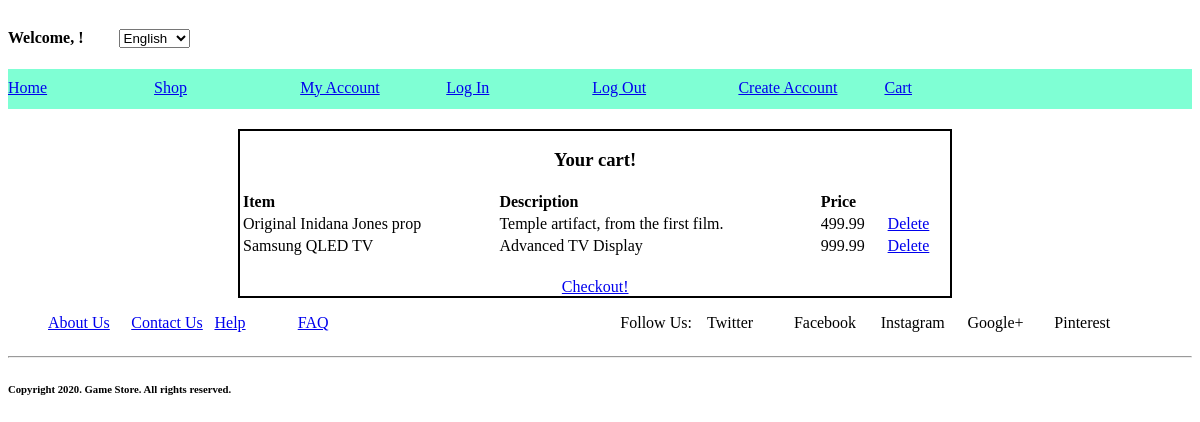
Page /cart/2 (signed in) on the committed database.
### store_app/models.py (models this page shows)
class Item(models.Model):
    item_name = models.CharField(max_length=100)
    desc = models.TextField()
    price = models.DecimalField(max_digits=6, decimal_places=2)
    user = models.ManyToManyField(User, related_name="items")
    objects = ItemManager()

### store_app/views.py (the view)
# urls.py: path('cart/<int:item_id>', views.cart),
def cart(request, item_id):
    user = User.objects.get(id=request.session['user_id'])
    cart = Item.objects.get(id=item_id)
    context = {
        "cart" : user.items.all(),
    }
    return render(request, 'cart.html',  context)

### store_app/templates/cart.html (shortened to what this page needs)
<!DOCTYPE html>
<html lang="en">
<head>
</head>
<body>
    <div id="headline">
        <h4>Welcome, {{logged_in_user.first_name}}!</h4>
        <select name="status">
            <option value="english">English</option>
        </select>
    </div>
    <div id="navbar">
        <a href="/success">Home</a>
        <a href="/electronics">Shop</a>
        <a href="/account_information">My Account</a>
        <a href="/login">Log In</a>
        <a href="/log_out">Log Out</a>
        <a href="/">Create Account</a>
        <a href="/main_cart">Cart</a>
    </div>
        <div id="orders">
            <h3>Your cart!</h3>
            <table>
                <tr>
                    <th>Item</th>
                    <th>Description</th>
                    <th>Price</th>
                </tr>
                {% for item in cart %}
                <tr>
                    <td>{{ item.item_name }}</td>
                    <td>{{ item.desc }}</td>
                    <td>{{ item.price }}</td>
                    <td><a href="/delete/{{item.id}}">Delete</a></td>
                {% endfor %}
                </tr>
            </table>
            <a href="/checkout">Checkout!</a>
        </div>
    <div id="about_us">
        <ul>
            <a href="/about_us">About Us</a>
            <a href="/contact_us">Contact Us</a>
            <a href="/help">Help</a>
            <a href="/faq">FAQ</a>
        </ul>
    </div>
    <div id="social_media">
        <ul>
            <li>Follow Us:</li>
            <li>Twitter</li>
            <li>Facebook</li>
            <li>Instagram</li>
            <li>Google+</li>
            <li>Pinterest</li>
        </ul>
    </div>
    <hr>
    <footer>
        <h6>Copyright 2020. Game Store. All rights reserved.</h6>
    </footer>
</body>
</html>

### store_app/templates/cart.html (style rules this page uses)
* { height: auto; }
#headline { width: 30%; display: inline-block; }
#headline h4 { width: 30%; display: inline-block; }
#navbar { background-color: aquamarine; width: 100%; height: 40px; }
#navbar a { width: 12%; display: inline-block; margin-top: 10px; }
h3 { width: 100%; text-align: center; }
table { width: 100%; text-align: left; margin-bottom: 20px; }
#orders { margin-top: 20px; vertical-align: top; width: 60%; display: inline-block; border: solid black 2px; margin-left: 230px; text-align: center; }
#about_us { width: 48%; display: inline-block; }
#about_us a { width: 15%; display: inline-block; }
#social_media { width: 50%; display: inline-block; }
#social_media li { width: 15%; display: inline-block; }

### rows in the picture
Item: item_name "Original Inidana Jones prop", desc "Temple artifact, from the first film.", price "499.99"
Item: item_name "Samsung QLED TV", desc "Advanced TV Display", price "999.99"
